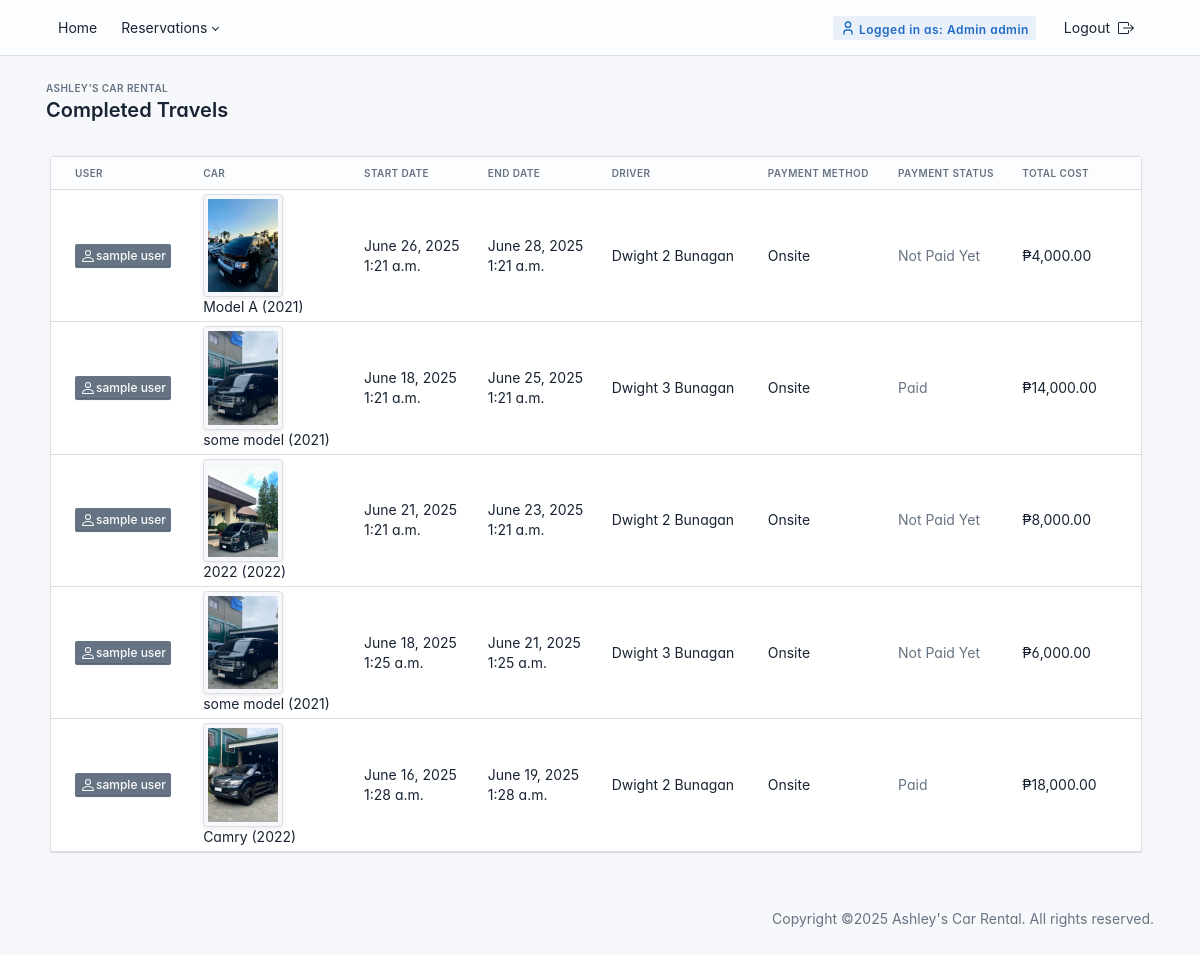
Page /administrator/completed-travels/ (signed in) on the committed database.
### administrator/models.py (models this page shows, shortened)
class Reservation(models.Model):
    STATUS_CHOICES = (
        ('pending', 'Pending'),
        ('approved', 'Approved'),
        ('cancelled', 'Cancelled'),
        ('completed', 'Completed'),
    )
    PAYMENT_CHOICES = (
        ('onsite', 'Onsite'),
        ('gcash', 'GCash'),
    )
    PAYMENT_STATUS_CHOICES = (
        ('not_paid', 'Not Paid Yet'),
        ('paid', 'Paid'),
    )
    CANCELLED_BY_CHOICES = (
        ('user', 'User'),
        ('admin', 'Admin'),
    )
    user = models.ForeignKey(User, on_delete=models.CASCADE)
    car = models.ForeignKey('Car', on_delete=models.CASCADE)
    driver = models.ForeignKey('Driver', on_delete=models.SET_NULL, null=True, blank=True)
    start_date = models.DateTimeField()
    end_date = models.DateTimeField()
    payment_method = models.CharField(max_length=10, choices=PAYMENT_CHOICES, default='onsite')
    status = models.CharField(max_length=10, choices=STATUS_CHOICES, default='pending')
    total_cost = models.DecimalField(max_digits=10, decimal_places=2, default=0.00)
    payment_status = models.CharField(max_length=10, choices=PAYMENT_STATUS_CHOICES, default='not_paid')
    is_cancelled_notif = models.BooleanField(default=False)
    is_approved_notif = models.BooleanField(default=False)
    reason_for_cancelling = models.TextField(blank=True, null=True)
    cancelled_by = models.CharField(max_length=10, choices=CANCELLED_BY_CHOICES, blank=True, null=True)
    date_completed = models.DateTimeField(null=True, blank=True)
    created_at = models.DateTimeField(auto_now_add=True)

class Car(models.Model):
    BODY_TYPES = (
        ('sedan', 'Sedan'),
        ('suv', 'SUV'),
        ('truck', 'Truck'),
        ('van', 'Van'),
        ('bus', 'Bus'),
        ('coupe', 'Coupe'),
    )
    brand = models.CharField(max_length=50)
    model = models.CharField(max_length=50)
    year = models.PositiveIntegerField()
    plate_number = models.CharField(max_length=20, unique=True)
    body_type = models.CharField(max_length=10, choices=BODY_TYPES)
    available = models.BooleanField(default=True)
    price_per_day = models.DecimalField(max_digits=10, decimal_places=2, help_text="Price per day in USD")
    image = models.ImageField(upload_to='car_images/', null=True, blank=True)
    def __str__(self):
        return f"{self.brand} {self.model} ({self.plate_number})"

class Driver(models.Model):
    user = models.OneToOneField(User, on_delete=models.CASCADE)
    license_number = models.CharField(max_length=50, unique=True)
    phone_number = models.CharField(max_length=15, unique=True)
    image = models.ImageField(upload_to='driver_images/', default='driver_images/default.jpg', blank=True, null=True)
    availability = models.BooleanField(default=True)  # New field for availability

### administrator/views.py (the view)
# urls.py: path('completed-travels/', views.completed_reservations, name='completed_reservations'),
@login_required
def completed_reservations(request):
    reservations = Reservation.objects.filter(status='completed').order_by('-end_date')
    context = {
        'reservations': reservations,
    }
    return render(request, 'administrator/completed_reservations.html', context)

### driver/context_processors.py (called while the page is built, shortened)
def driver_reservation_counts(request):
    return {}

### templates/administrator/completed_reservations.html (shortened to what this page needs)
{% extends "administrator/admin_base.html" %}
{% load humanize %}
{% block content %}
<div class="page-wrapper">
    <div class="page-header d-print-none mb-2">
        <div class="container-xl">
            <div class="row g-2 align-items-center">
                <div class="col">
                    <div class="page-pretitle">
                        Ashley's Car Rental
                    </div>
                    <h2 class="page-title">
                        Completed Travels
                    </h2>
                </div>
            </div>
        </div>
    </div>
    <div class="page-body container">
        <div class="row g-2 container">
            <div class="col-12">
                <div class="card">
                    <div class="table-responsive">
                        <table class="table table-sm card-table table-vcenter text-nowrap datatable">
                            <thead>
                                <tr>
                                    <th>User</th>
                                    <th>Car</th>
                                    <th>Start Date</th>
                                    <th>End Date</th>
                                    <th>Driver</th>
                                    <th>Payment Method</th>
                                    <th>Payment Status</th>
                                    <th>Total Cost</th>
                                </tr>
                            </thead>
                            <tbody>
                                {% if reservations %}
                                    {% for reservation in reservations %}
                                    <tr>
                                        <td>
                                            <button type="button" class="btn btn-sm btn-secondary "
                                                data-bs-toggle="modal"
                                                data-bs-target="#userProfileModal"
                                                data-user-id="{{ reservation.user.id }}"
                                                data-first-name="{{ reservation.user.first_name }}"
                                                data-last-name="{{ reservation.user.last_name }}"
                                                data-email="{{ reservation.user.email }}"
                                                data-role="{{ reservation.user.userprofile.role|title }}"
                                                data-contact="{{ reservation.user.userprofile.contact_number|default:'Not provided' }}">
                                            {{ reservation.user.first_name }} {{ reservation.user.last_name }}
                                            </button>
                                        </td>
                                        <td>
                                            <div>
                                                {% if reservation.car.image %}
                                                    <img src="{{ reservation.car.image.url }}" alt="{{ reservation.car }}" class="img-thumbnail" style="width: 80px; height: auto;">
                                                {% else %}
                                                    <img src="https://via.placeholder.com/80" alt="No Image" class="img-thumbnail">
                                                {% endif %}
                                            </div>
                                            <div>{{ reservation.car.model }} ({{ reservation.car.year }})</div>
                                        </td>
                                        <td>{{ reservation.start_date|date:"F j, Y" }}<br>{{ reservation.start_date|date:"g:i a" }}</td>
                                        <td>{{ reservation.end_date|date:"F j, Y" }}<br>{{ reservation.end_date|date:"g:i a" }}</td>
                                        <td>{{ reservation.driver.user.get_full_name|default:"N/A" }}</td>
                                        <td>{{ reservation.get_payment_method_display }}</td>
                                        <td>
                                            {% if reservation.payment_status == "paid" %}
                                                <span class="text-muted">Paid</span>
                                            {% else %}
                                                <span class="text-muted">Not Paid Yet</span>
                                            {% endif %}
                                        </td>
                                        <td>₱{{ reservation.total_cost|floatformat:2|intcomma }}</td>
                                    </tr>
                                    {% endfor %}
                                {% else %}
                                    <tr>
                                        <td colspan="8" class="text-center text-muted">No completed travels</td>
                                    </tr>
                                {% endif %}
                            </tbody>
                        </table>
                    </div>
                </div>
            </div>
        </div>
    </div>
</div>
{% endblock %}

### templates/administrator/admin_base.html (shortened to what this page needs)
{% load static %}
<!doctype html>
<html lang="en">
  <head>
    <link href="{% static 'administrator/ui/dist/css/tabler.min.css' %}" rel="stylesheet"/>
    <link href="{% static 'administrator/ui/dist/css/tabler-flags.min.css' %}" rel="stylesheet"/>
    <link href="{% static 'administrator/ui/dist/css/tabler-payments.min.css' %}" rel="stylesheet"/>
    <link href="{% static 'administrator/ui/dist/css/tabler-vendors.min.css' %}" rel="stylesheet"/>
    <link href="{% static 'administrator/ui/dist/css/demo.min.css' %}" rel="stylesheet"/>
  </head>
  <body>
    <div class="page">
      <header class="navbar navbar-expand-md navbar-light bg-light">
        <div class="container-xl">
            {% if user.is_authenticated %}
            <div class="collapse navbar-collapse" id="navbar-menu">
                <ul class="navbar-nav me-auto mb-md-0">
                    <li class="nav-item">
                            <a class="nav-link" href="{% url 'admin_dashboard' %}">Home</a>
                    </li>
                    <li class="nav-item dropdown">
                        <a class="nav-link dropdown-toggle" href="#" id="reservationsDropdown" role="button" data-bs-toggle="dropdown" aria-expanded="false">
                            Reservations
                        </a>
                    </li>
                </ul>
                <ul class="navbar-nav ms-auto align-items-center">
                    <li class="nav-item me-3">
                           <span class="badge bg-primary-lt">
                Logged in as: Admin {{ request.user.get_full_name|default:request.user.username }}
            </span>
                    </li>
                    <li class="nav-item">
                        <a href="#" onclick="event.preventDefault(); document.getElementById('logout-form').submit();" class="nav-link">
                            Logout
                        </a>
                    </li>
                </ul>
            </div>
            {% endif %}
        </div>
    </header>
    {% block content %}
    {% endblock content %}
    <footer class="footer footer-transparent d-print-none">
      <div class="container-xl">
        <div class="row text-center align-items-center flex-row-reverse">
          <div class="col-12 col-lg-auto mt-3 mt-lg-0">
            <ul class="list-inline list-inline-dots mb-0">
              <li class="list-inline-item">
                Copyright &copy;2025
                <a href="." class="link-secondary">Ashley's Car Rental</a>.
                All rights reserved.
              </li>
            </ul>
          </div>
        </div>
      </div>
    </footer>
  </div>
  </body>
</html>

### templates/administrator/admin_base.html (style rules this page uses)
:root { --tblr-font-sans-serif: 'Inter Var', -apple-system, BlinkMacSystemFont, San Francisco, Segoe UI, Roboto, Helvetica Neue, sans-serif; }
body { font-feature-settings: "cv03", "cv04", "cv11"; }

### rows in the picture
Reservation: user.first_name "sample", user.last_name "user", car.image (picture), car.model "Model A", car.year "2021", start_date "June 26, 2025", start_date "1:21 a.m.", end_date "June 28, 2025", end_date "1:21 a.m.", driver.user.get_full_name "Dwight 2 Bunagan", payment_method "Onsite", payment_status "Not Paid Yet", total_cost "4,000.00"
Reservation: user.first_name "sample", user.last_name "user", car.image (picture), car.model "some model", car.year "2021", start_date "June 18, 2025", start_date "1:21 a.m.", end_date "June 25, 2025", end_date "1:21 a.m.", driver.user.get_full_name "Dwight 3 Bunagan", payment_method "Onsite", payment_status "Paid", total_cost "14,000.00"
Reservation: user.first_name "sample", user.last_name "user", car.image (picture), car.model "2022", car.year "2022", start_date "June 21, 2025", start_date "1:21 a.m.", end_date "June 23, 2025", end_date "1:21 a.m.", driver.user.get_full_name "Dwight 2 Bunagan", payment_method "Onsite", payment_status "Not Paid Yet", total_cost "8,000.00"
Reservation: user.first_name "sample", user.last_name "user", car.image (picture), car.model "some model", car.year "2021", start_date "June 18, 2025", start_date "1:25 a.m.", end_date "June 21, 2025", end_date "1:25 a.m.", driver.user.get_full_name "Dwight 3 Bunagan", payment_method "Onsite", payment_status "Not Paid Yet", total_cost "6,000.00"
Reservation: user.first_name "sample", user.last_name "user", car.image (picture), car.model "Camry", car.year "2022", start_date "June 16, 2025", start_date "1:28 a.m.", end_date "June 19, 2025", end_date "1:28 a.m.", driver.user.get_full_name "Dwight 2 Bunagan", payment_method "Onsite", payment_status "Paid", total_cost "18,000.00"

### other values in the picture
{{ request.user.get_full_name|default:request.user.username }} "admin"
